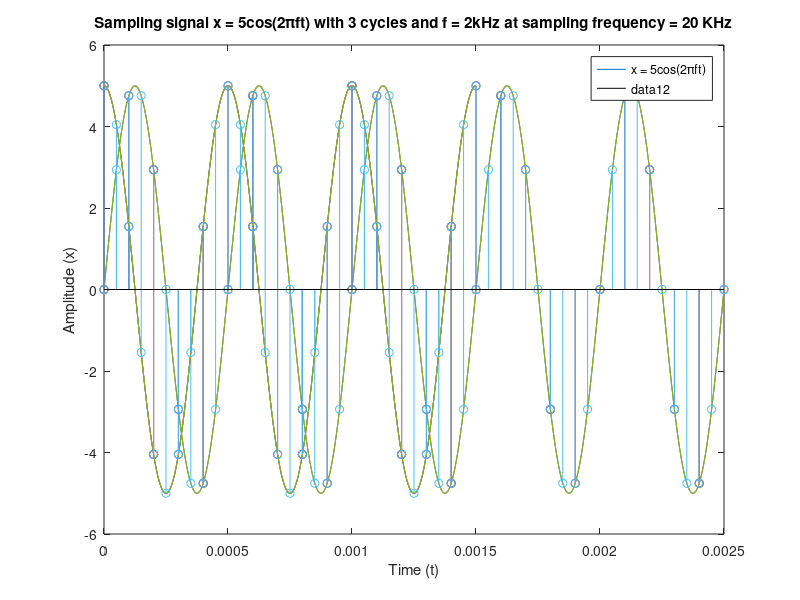

Reproduce this figure in MATLAB.
% Generate the signal x = 5sin(2 pi f t) with 5 cycles,
% where f = 2 kHz signal and sample the signal with
% frequency 5 KHz, 10 Khz, 20 KHz. (Title and label each figure)

cycles = 5
f = 2000 % Signal Frequency, 2KHz
T = 1 / f % Signal Time Period
t = 0 : 0.000001 : cycles * T
x = 5 * sin(2 * pi * f * t)
plot(t, x)
legend("x = 5sin(2πft)")
title("Signal x = 5sin(2πft) with 5 cycles and f = 2kHz")
xlabel("Time (t)")
ylabel("Amplitude (x)")

% Sampling with frequency 5 KHz
cycles = 5
f = 2000 % Signal Frequency, 2KHz
T = 1 / f % Signal Time Period
t = 0 : 0.000001 : cycles * T
x = 5 * sin(2 * pi * f * t)
sampling_frequency = 5000 % F_s = 5 KHz
sampling_time_period = 1 / sampling_frequency
sampling_time_vector = 0 : sampling_time_period : cycles * T
sample_amplitude = 5 * sin(2 * pi * f * sampling_time_vector)
plot(t, x)
legend("x = 5sin(2πft)")
hold on;
stem(sampling_time_vector, sample_amplitude)
title("Sampling signal x = 5sin(2πft) with 5 cycles and f = 2kHz at sampling frequency = 5 KHz")
xlabel("Time (t)")
ylabel("Amplitude (x)")

% Sampling with frequency 10 KHz
cycles = 5
f = 2000 % Signal Frequency, 2KHz
T = 1 / f % Signal Time Period
t = 0 : 0.000001 : cycles * T
x = 5 * sin(2 * pi * f * t)
sampling_frequency = 10000 % F_s = 10 KHz
sampling_time_period = 1 / sampling_frequency
sampling_time_vector = 0 : sampling_time_period : cycles * T
sample_amplitude = 5 * sin(2 * pi * f * sampling_time_vector)
plot(t, x)
legend("x = 5sin(2πft)")
hold on;
stem(sampling_time_vector, sample_amplitude)
title("Sampling signal x = 5sin(2πft) with 5 cycles and f = 2kHz at sampling frequency = 10 KHz")
xlabel("Time (t)")
ylabel("Amplitude (x)")

% Sampling with frequency 20 KHz
cycles = 5
f = 2000 % Signal Frequency, 2KHz
T = 1 / f % Signal Time Period
t = 0 : 0.000001 : cycles * T
x = 5 * sin(2 * pi * f * t)
sampling_frequency = 20000 % F_s = 20 KHz
sampling_time_period = 1 / sampling_frequency
sampling_time_vector = 0 : sampling_time_period : cycles * T
sample_amplitude = 5 * sin(2 * pi * f * sampling_time_vector)
plot(t, x)
legend("x = 5sin(2πft)")
hold on;
stem(sampling_time_vector, sample_amplitude)
title("Sampling signal x = 5sin(2πft) with 5 cycles and f = 2kHz at sampling frequency = 20 KHz")
xlabel("Time (t)")
ylabel("Amplitude (x)")

% Generate the signal x = 5cos(2 pi f t) with 3 cycles,
% where f = 2 kHz signal and sample the signal with frequency
% 5 KHz, 10 Khz, 20 KHz. (Title and label each figure)

cycles = 3
f = 2000 % Signal Frequency, 2KHz
T = 1 / f % Signal Time Period
t = 0 : 0.000001 : cycles * T
x = 5 * cos(2 * pi * f * t)
plot(t, x)
legend("x = 5cos(2πft)")
title("Signal x = 5cos(2πft) with 3 cycles and f = 2kHz")
xlabel("Time (t)")
ylabel("Amplitude (x)")

% Sampling with frequency 5 KHz
cycles = 3
f = 2000 % Signal Frequency, 2KHz
T = 1 / f % Signal Time Period
t = 0 : 0.000001 : cycles * T
x = 5 * cos(2 * pi * f * t)
sampling_frequency = 5000 % F_s = 5 KHz
sampling_time_period = 1 / sampling_frequency
sampling_time_vector = 0 : sampling_time_period : cycles * T
sample_amplitude = 5 * cos(2 * pi * f * sampling_time_vector)
plot(t, x)
legend("x = 5cos(2πft)")
hold on;
stem(sampling_time_vector, sample_amplitude)
title("Sampling signal x = 5cos(2πft) with 3 cycles and f = 2kHz at sampling frequency = 5 KHz")
xlabel("Time (t)")
ylabel("Amplitude (x)")

% Sampling with frequency 10 KHz
cycles = 3
f = 2000 % Signal Frequency, 2KHz
T = 1 / f % Signal Time Period
t = 0 : 0.000001 : cycles * T
x = 5 * cos(2 * pi * f * t)
sampling_frequency = 10000 % F_s = 10 KHz
sampling_time_period = 1 / sampling_frequency
sampling_time_vector = 0 : sampling_time_period : cycles * T
sample_amplitude = 5 * cos(2 * pi * f * sampling_time_vector)
plot(t, x)
legend("x = 5cos(2πft)")
hold on;
stem(sampling_time_vector, sample_amplitude)
title("Sampling signal x = 5cos(2πft) with 3 cycles and f = 2kHz at sampling frequency = 10 KHz")
xlabel("Time (t)")
ylabel("Amplitude (x)")

% Sampling with frequency 20 KHz
cycles = 3
f = 2000 % Signal Frequency, 2KHz
T = 1 / f % Signal Time Period
t = 0 : 0.000001 : cycles * T
x = 5 * cos(2 * pi * f * t)
sampling_frequency = 20000 % F_s = 20 KHz
sampling_time_period = 1 / sampling_frequency
sampling_time_vector = 0 : sampling_time_period : cycles * T
sample_amplitude = 5 * cos(2 * pi * f * sampling_time_vector)
plot(t, x)
legend("x = 5cos(2πft)")
hold on;
stem(sampling_time_vector, sample_amplitude)
title("Sampling signal x = 5cos(2πft) with 3 cycles and f = 2kHz at sampling frequency = 20 KHz")
xlabel("Time (t)")
ylabel("Amplitude (x)")
